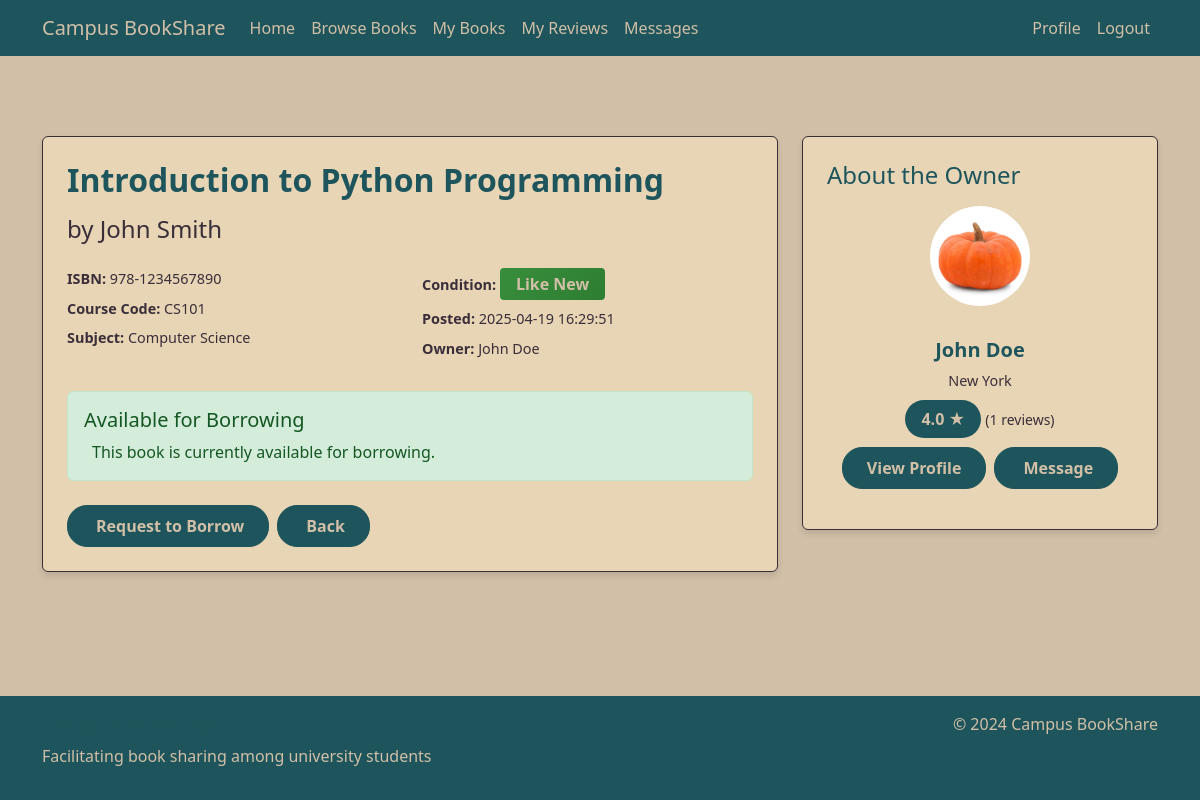
The app's page /book/1 (signed in), older data.
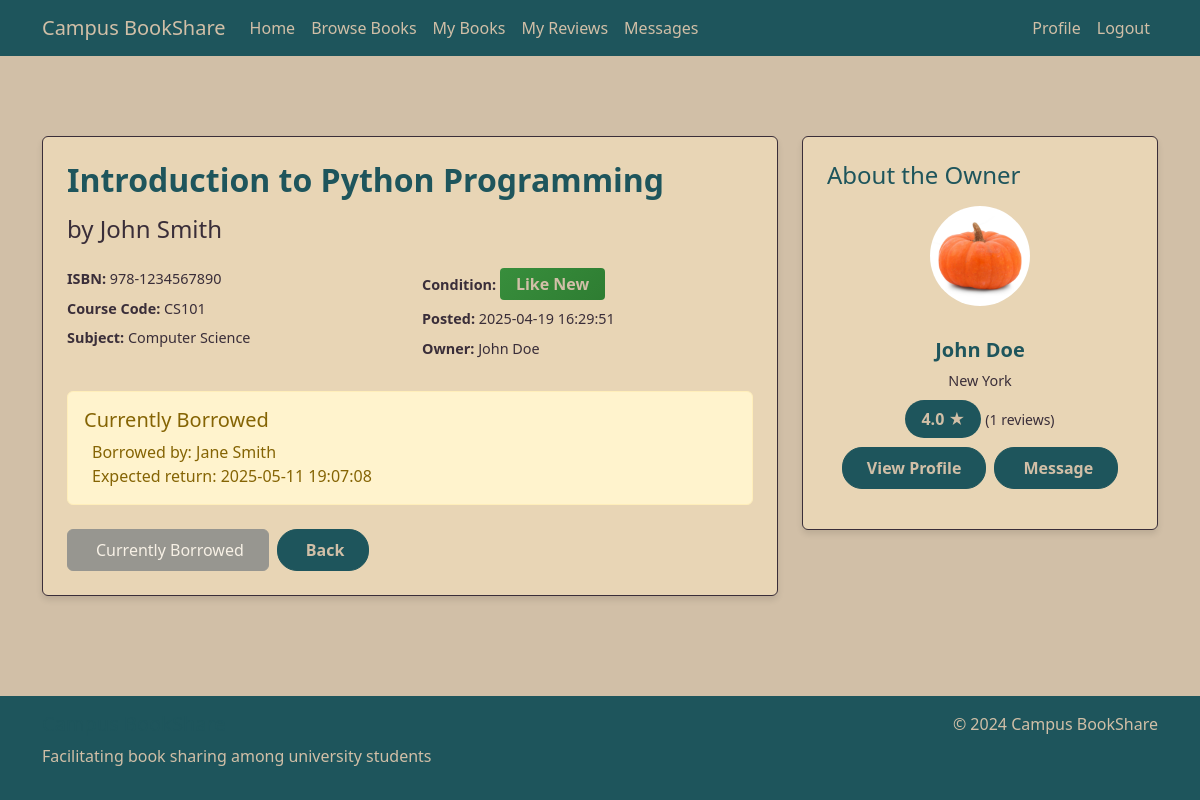
The same page, newer data.
### tables this page shows
CREATE TABLE Users (
        user_id INTEGER PRIMARY KEY AUTOINCREMENT,
        name TEXT NOT NULL,
        email TEXT NOT NULL UNIQUE,
        password TEXT NOT NULL,
        profile_image TEXT,
        location TEXT
    );

CREATE TABLE BorrowedBooks (
        borrow_id INTEGER PRIMARY KEY AUTOINCREMENT,
        book_id INTEGER,
        borrower_id INTEGER,
        borrow_date TEXT NOT NULL,
        expected_return_date TEXT NOT NULL,
        return_date TEXT,
        FOREIGN KEY (book_id) REFERENCES Books(book_id),
        FOREIGN KEY (borrower_id) REFERENCES Users(user_id)
    );

### app.py (the view)
@app.route('/book/<int:book_id>')
@login_required
def view_book(book_id):
    try:
        conn = get_db_connection()
        book = conn.execute('''
            SELECT b.*, u.name as owner_name, u.user_id as owner_id, u.location,
                   u.profile_image,
                   COALESCE(AVG(r.rating), 0) as rating,
                   COUNT(r.review_id) as review_count
            FROM Books b
            JOIN Users u ON b.user_id = u.user_id
            LEFT JOIN Reviews r ON u.user_id = r.user_id
            WHERE b.book_id = ?
            GROUP BY b.book_id, u.user_id
        ''', (book_id,)).fetchone()
        if not book:
            flash('Book not found.', 'danger')
            return redirect(url_for('home'))
        borrowing = conn.execute('''
            SELECT bb.*, u.name as borrower_name
            FROM BorrowedBooks bb
            JOIN Users u ON bb.borrower_id = u.user_id
            WHERE bb.book_id = ? AND bb.return_date IS NULL
        ''', (book_id,)).fetchone()
        conn.close()
        return render_template('view_book.html',
                             book=book,
                             borrowing=borrowing)
    except Exception as e:
        flash('An error occurred while loading the book details.', 'danger')
        return redirect(url_for('home'))

### app.py (called while the page is built)
def get_db_connection():
    conn = sqlite3.connect('database.db')
    conn.row_factory = sqlite3.Row
    return conn

def login_required(f):
    @wraps(f)
    def decorated_function(*args, **kwargs):
        if 'user_id' not in session:
            flash('Please log in to access this page.', 'warning')
            return redirect(url_for('login'))
        return f(*args, **kwargs) # Returns original function if logged in
    return decorated_function

### templates/view_book.html (shortened to what the changed rows need)
{% extends "base.html" %}
{% block content %}
<div class="container book-view-container">
    <div class="row">
        <div class="col-md-8">
            <div class="card book-view-card mb-4">
                <div class="card-body">
                    <h2 class="book-title mb-3">{{ book.title }}</h2>
                    <div class="availability-status mb-4">
                        {% if borrowing %}
                            <div class="alert alert-warning">
                                <h5 class="alert-heading">Currently Borrowed</h5>
                                <p class="mb-0">
                                    Borrowed by: {{ borrowing.borrower_name }}<br>
                                    Expected return: {{ borrowing.expected_return_date }}
                                </p>
                            </div>
                        {% else %}
                            <div class="alert alert-success">
                                <h5 class="alert-heading">Available for Borrowing</h5>
                                <p class="mb-0">
                                    This book is currently available for borrowing.
                                </p>
                            </div>
                        {% endif %}
                    </div>
                    <div class="d-flex gap-2">
                        {% if book.user_id != session['user_id'] %}
                            {% if book.availability == 'available' %}
                            <form action="{{ url_for('borrow_book', book_id=book.book_id) }}" method="POST" class="d-inline">
                                <button type="submit" class="btn btn-primary btn-px-4">
                                     Request to Borrow
                                </button>
                            </form>
                            {% elif book.availability == 'pending' %}
                            <button class="btn btn-secondary btn-px-4" disabled>
                                <i class="fas fa-clock me-1"></i> Request Pending
                            </button>
                            {% elif book.availability == 'borrowed' %}
                            <button class="btn btn-secondary btn-px-4" disabled>
                                 Currently Borrowed
                            </button>
                            {% endif %}
                        {% endif %}
                        <a href="{{ url_for('home') }}" class="btn btn-primary btn-px-4">
                             Back
                        </a>
                    </div>
                </div>
            </div>
        </div>
    </div>
</div>
{% endblock %}

Row changes from the older to the newer data that the page shows:
changed Books "Introduction to Python Programming": availability "available" → "borrowed" (drawn)
now on this page (row unchanged): Users: borrower_name "Jane Smith"
added BorrowedBooks: expected_return_date "2025-05-11 19:07:08"
Text that changed along with them:
text no longer shown: "Available for Borrowing This book is currently available for borrowing. Request to Borrow"
text now shown: "Currently Borrowed Borrowed by: Expected return: Currently Borrowed"
